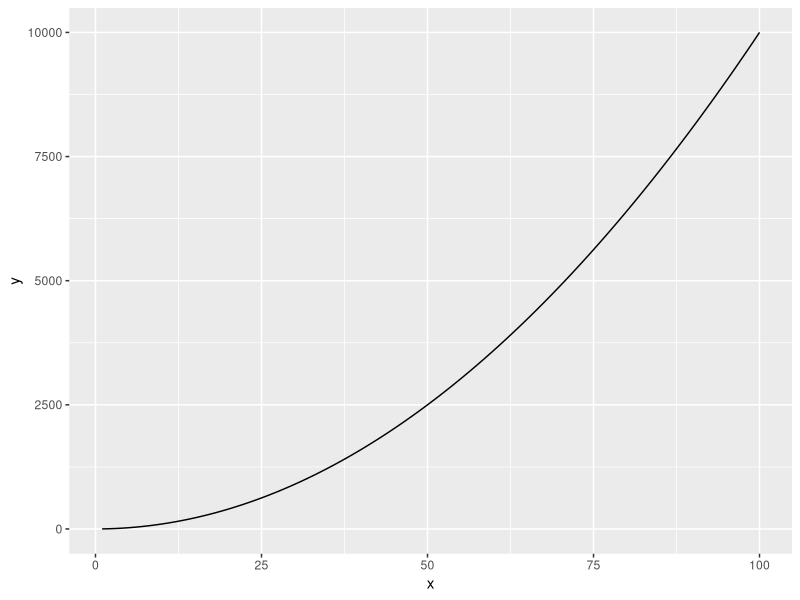
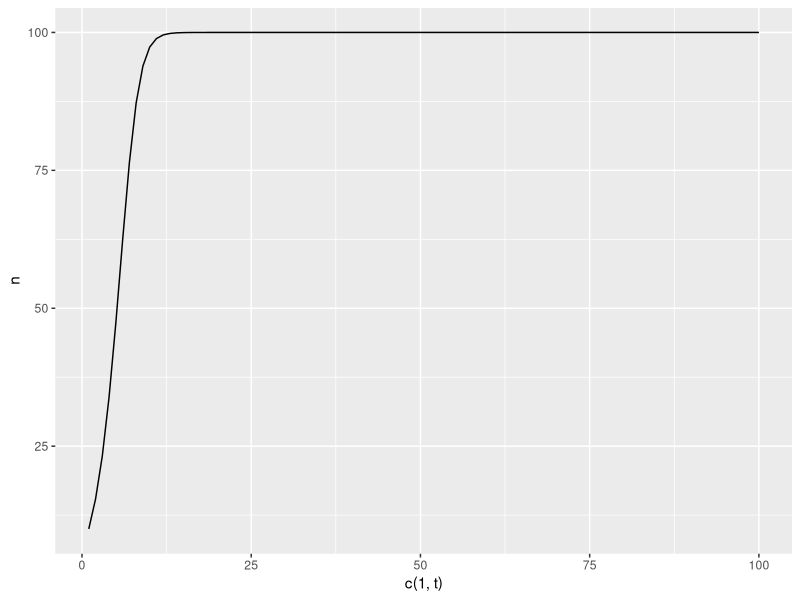
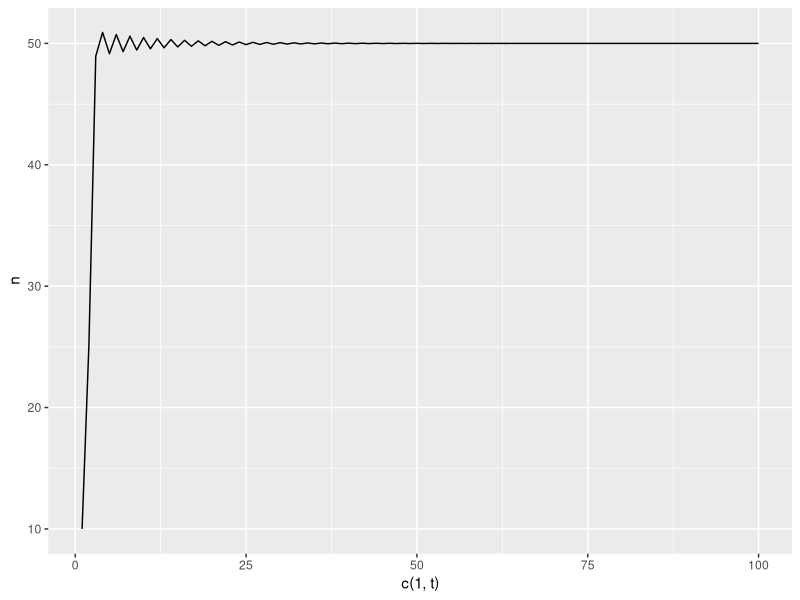
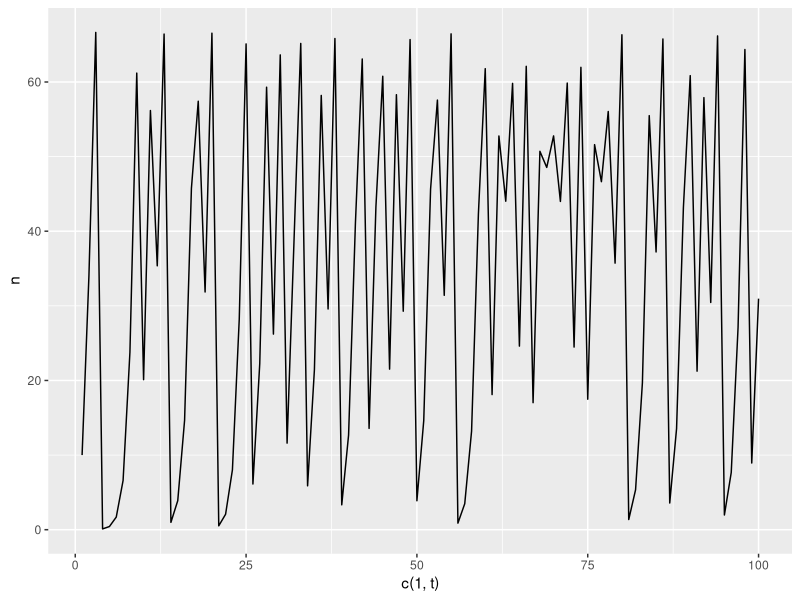
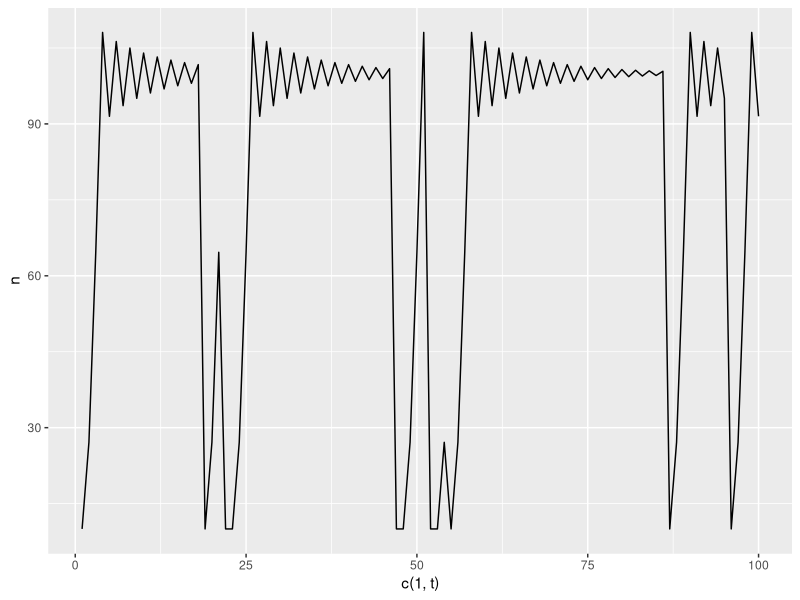
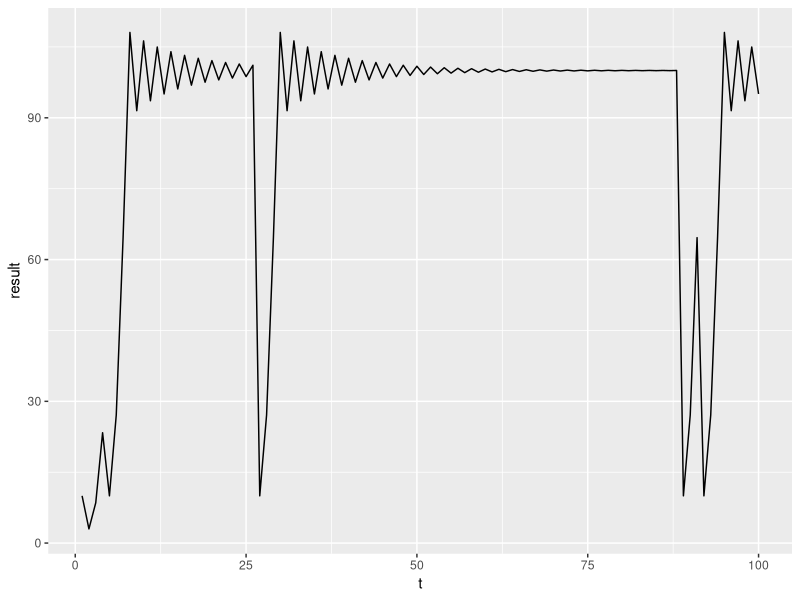
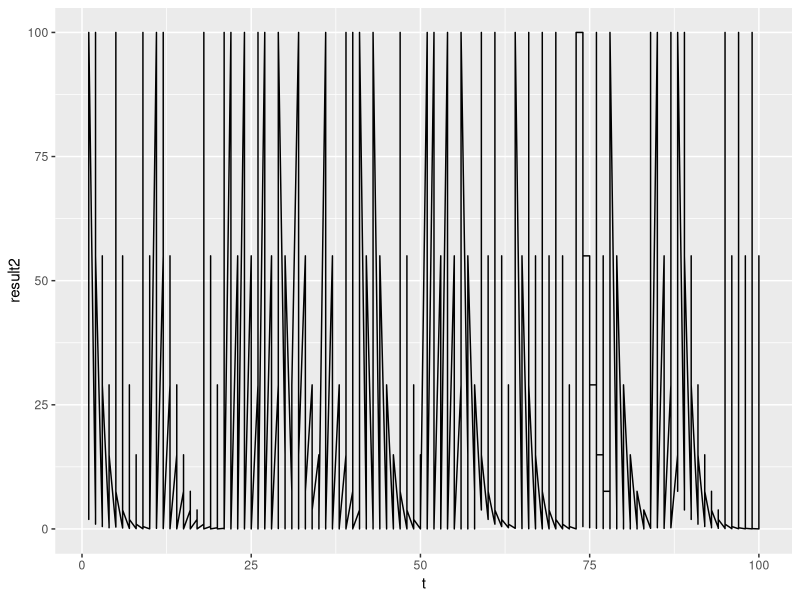

Generate these figures, in order, with R:
## ---- chunk 1
# A numeric
2.4

# A character
"Hello"
## ---- chunk 2
## an integer
num_candles <- 14
  
## a character
favorite_state <- "Oregon"

# Print the different variables
num_candles 
favorite_state
## ---- chunk 3
class(favorite_state)
## ---- chunk 4
r <- 0.6
K <- 100
n0 <- 10

## ---- chunk 5
# Standard math operators work as expected on numbers
# Assign some variable to numbers

# Addition
added <- 4 + 5

# Multiplication

# Powers

# Division

# A sequence of numbers

## ---- chunk 6
## class of an object
class(K)

## round a numeric
round(14.5)

## change a decimal number to an integer
round(3.98, 0)

## Paste together characters and integers
paste("hello", 4, "student")

## ---- chunk 7
?round
round(4.567, digits=1)
## ---- chunk 8
# Look at the following function
?glmer.nb
## ---- chunk 9
# Install the package
#install.packages("lme4") # has quotes
library(lme4)  # does not need to have quotes
?glmer.nb
## ---- chunk 10
r <- 0.6
K <- 100
n0 <- 10

n1 <- n0 + (r * n0) * (1 - n0 / K )
n2 <- n1 + (r * n1) * (1 - n1 / K )
n3 <- n2 + (r * n2) * (1 - n2 / K )

## ---- chunk 11
class(n2)
## ---- chunk 12
n1 <- round(n1)
n2 <- round(n2)
n3 <- round(n3)

## ---- chunk 13
# days of the week  
week.days <- c("M", "T", "W", "Th", "F")

## test scores
test.scores <- c(100, 101, 102)

## ---- chunk 14

## a matrix of 0,1 for parasite screenings 
parasite.screening <- matrix(sample(0:1, 100, replace=TRUE), nrow=10, ncol=10)
parasite.screening
## ---- chunk 15
# a data frame of different bee species, whether or not they are native to oregon, and their body sizes. 
bee.surveys <- data.frame(species = c("bombus", "apus", "osmia"),
                          native = c("Yes", "No", "Yes"),
                          bodySize = c(1.4, 1.2, 0.9))


## we can access different columns with $
bee.surveys$native


## or using the index of the column [rows,columns]
bee.surveys[, 2]

## ---- chunk 16
## a list of the parasite screenings and bee surveys
all.bee.data <- list(parasite.screening, bee.surveys)

## we can access the different components of the list using $, just like we did for dataframes.  


## ---- chunk 17
# Empty vector with a type and length
vector("numeric", 100)

## ---- chunk 18
# Make an empty vector
x <- c(1,2)
y <- c(3,4)
z <- c(x,y)

# Add 2 to x
x <- x+2

# Make a numeric vector with numbers 1 - 10


# Add y to x

## ---- chunk 19
# Look at the first thing. Index 1. 

x[1]
# Look at the 2-5 things. Indices 2 - 5
x[2:5]

# Look at the last thing. Index 11, or using length().
x[length(x)]
## ---- chunk 20
# Sequence of 1 through 10


# Sequence from 0 to 10 with 25 equally spaced elements, using the length argument. 

## ---- chunk 21
n <- vector("numeric", 4)
n[1] <- n0
n[2] <- n1
n[3] <- n2
n[4] <- n3
n

## ---- chunk 22
first <- n[1]
last <- n[length(n)]
ratio <- last / first
sprintf("Grew by a factor of %s", ratio)

## ---- chunk 23
## With "hard coded" indexing
n[4]

## Without "hard coded" indexing (always the better approach)
n[length(n)]

## ---- chunk 24
## greater than 
4 > 5
## assign a logical to a variable     
## what is the class of that object
comp <- 4 > 5
class(comp)
## equal to
4 == 5
## adding questions together using & and |
a <- 2
b <- 10

a > 10 | b == 10
## ---- chunk 25
# Vector logical indexing 
z <- c(1, 2, 3, 4)
z

y <- z[z > 2]
y

# Matrix logical indexing
m <- matrix(1:10, nrow=2, ncol=5)
m

m2 <- m[m > 2]
m2
## ---- chunk 26
## parasite screenings (the matrix of 0,1 from above) that were positive
sum(parasite.screening == 1)


## how many total


## ---- chunk 27
n <- vector(mode = "numeric", length = 100)
n

## ---- chunk 28
t <- 2:100
t
## ---- chunk 29
r <- 0.6 
K <- 100

n[1] <- 10
n[2] <- n[1] + r*n[1] * (1 - n[1] / K)
n[3] <- n[2] + r*n[2] * (1 - n[2] / K)
n[4] <- n[3] + r*n[3] * (1 - n[3] / K)
n[5] <- n[4] + r*n[4] * (1 - n[4] / K)

n
## ---- chunk 30
n[t == 3]

## ---- chunk 31
word <- c("o", "x", "y", "g", "e", "n")

for(char in word){
    print(paste(char, "*"))
}
## ---- chunk 32
char
## ---- chunk 33
# Sum all of the values in a collection using a for loop
numlist <- c(1, 4, 77, 3)

total <- 0
for(num in numlist){
  total <- total + num
}

total
## ---- chunk 34
wordlist <- c('hi', 'hello', 'bye')
wordrange <- 1:length(wordlist)
wordrange


## ---- chunk 35
library(ggplot2) # install this if needed
x <- 1:100
y <- x^2

## column bind the two vectors together cbind (column bind, there is also a row bind called rbind)
z <- cbind(x, y)

## More on plotting next week! :) 
ggplot(z, aes(x=x, y=y)) + geom_line()

## ---- chunk 36
## set up
r <- 0.6
K <- 100
n <- vector("numeric", 100)
n[1] <- 10
t <- 2:100

# Logistic growth equation:
# n(t + 1) = n(t) + r*n(t)[1 - n(t) / K]

## for loop
for(i in t){
  n[i] <- n[i - 1]  + r*n[i - 1] * (1 - n[i - 1] / K)
}
  

head(n)
## ---- chunk 37

ggplot(data.frame(cbind(n, c(1, t))), aes(x=c(1, t), y=n)) + geom_line()

## ---- chunk 38
## set up
r <- 1.9
K <- 50
n <- vector("numeric", 100)
n[1] <- 10
t <- 2:100

## for loop
for(i in t){
  n[i] <- n[i - 1]  + r*n[i - 1] * (1 - n[i - 1] / K)
}

## plot
ggplot(data.frame(cbind(n, c(1, t))), aes(x=c(1, t), y=n)) + geom_line()

## ---- chunk 39
r <- 3


## for loop
for(i in t){
  n[i] <- n[i - 1]  + r*n[i - 1] * (1 - n[i - 1] / K)
}

## plot
ggplot(data.frame(cbind(n, c(1, t))), aes(x=c(1, t), y=n)) + geom_line()


## ---- chunk 40
num <- 42

if(num > 100){
    print('greater')
}else{
    print('not greater')
}
print('done')
## ---- chunk 41
num <- 107
print('before conditional...')
if(num > 100){
    print(paste(num,' is greater than 100'))
}
print('...after conditional')
## ---- chunk 42
num <- 42

if(num > 0){
    print(paste(num, 'is positive'))
} else if(num == 0){
    print(paste(num, 'is zero'))
}else{
    print(paste(num, 'is negative'))
}
print('all done')

## ---- chunk 43
num1 <- 1
num2 <- -1

if(num1 > 0 & num2 >= 0){
    print('both parts are true')
}else{
    print('at least one part is false')
}
## ---- chunk 44
num1 <- 1
if(num1 < 0 | num1 >= 0){
    print('at least one test is true')
}
## ---- chunk 45
cata <- runif(1)
cata
## ---- chunk 46
r <- 1.9
K <- 100
n <- vector("numeric", 100)
n[1] <- 10
t <- 2:100

## for loop
for(i in t){
  cata <- runif(1)
  
  if(cata < 0.1){
    n[i] = n[1]
  }
  
  else{
    n[i] <- n[i - 1]  + r*n[i - 1] * (1 - n[i - 1] / K)
  }
}
  

n

## ---- chunk 47
ggplot(data = data.frame(cbind(n, c(1, t))), mapping = aes(x=c(1, t), y=n)) + geom_line()
## ---- chunk 48
sum(n > 50)

## ---- chunk 49
spread <- function(x){
  out <- max(x) - min(x)
  return(out)
}

spread(seq(1:100))
## ---- chunk 50
fahr_to_celsius <- function(temp) {
  celsius <- (temp - 32) * (5 / 9)
  return(celsius)
}
## ---- chunk 51
# Freezing point of water
fahr_to_celsius(32)

# Boiling point of water
fahr_to_celsius(212)
## ---- chunk 52
fahr_to_celsius <- function(temp) {
  # Function tables temp (numeric) in Fahrenheit as an argument and converts 
  # it to Celsius (numeric).
  celsius <- (temp - 32) * (5 / 9)
  return(celsius)
}
## ---- chunk 53
say_hello <- function(time, people){
  # Function takes two character inputs and returns a pleasant greeting.
  return(paste('Good', time, people))
}
say_hello('afternoon', 'friends')
## ---- chunk 54
# say_hello('afternoon')
## ---- chunk 55
say_hello <- function(time, people='world'){
  # Function returns a pleasant greeting
  return(paste('Good', time, people))
}

# Default is returned
say_hello('afternoon')

say_hello('afternoon', 'students')
## ---- chunk 56
n_t_plus_one <- function(r, K, n){
  return(n + r*n*(1 - n / K))
}
## ---- chunk 57

logistic_growth <- function(r, K, n0, p=0.1, nsteps){
  ### This function takes in a growth factor (r), carrying capacity (K), default probability of catastrophe (p), and number
  ### of steps we want to take in the growth simulation (nsteps). It simulates logistic growth for nstep steps and returns an
  ### array of the population count
  
  # Create a vector to hold results
  n <- 2:nsteps
  n[1] <- n0
  
  for(i in n){
    # Determine if a catastrophe happened (random uniform selection)
    cata <- runif(1)
    
    # If catastrophe, set our current n to n0
    if(cata < p){
      n[i] = n0
    }
    
    else{
      n[i] <- n[i - 1]  + r*n[i - 1] * (1 - n[i - 1] / K)
    }
  }
  return(n)
}

## ---- chunk 58
result <- logistic_growth(r=r, K=K, n0=n0, nsteps=100)
t <- 1:100
z <- cbind(t, result)
ggplot(z, aes(x = t, y = result)) + geom_line()

## ---- chunk 59
result2 <- logistic_growth(r=-0.5, K=1000, n0=100, nsteps=500)

t <- 1:100
z <- cbind(t, result2)
ggplot(z, aes(x = t, y = result2)) + geom_line()

